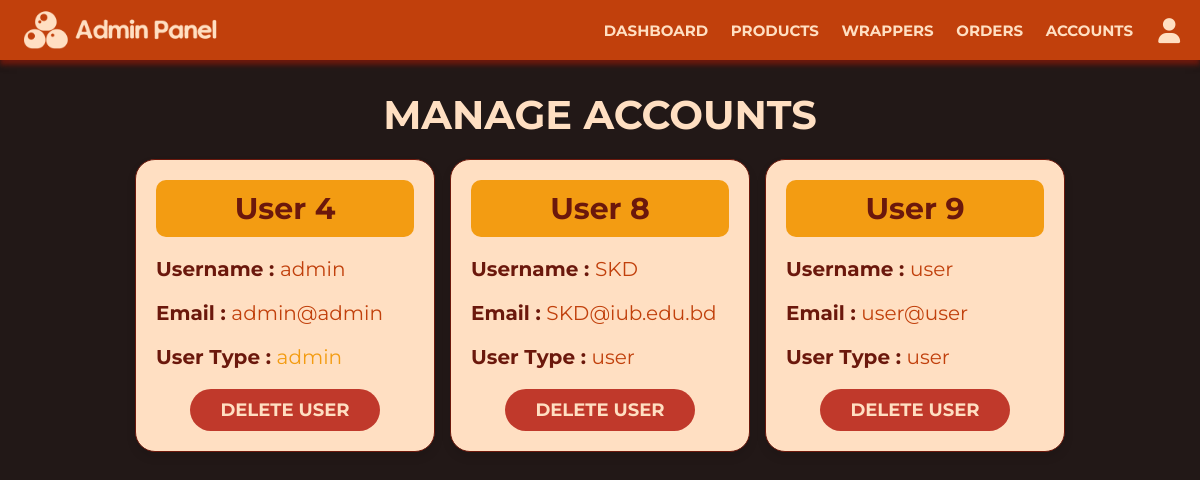
/admin_users.php (signed in), run on the app's committed database.
### tables this page shows
CREATE TABLE `users` (
  `userID` int(12) NOT NULL,
  `name` varchar(30) NOT NULL,
  `email` varchar(100) NOT NULL,
  `password` varchar(100) NOT NULL,
  `type` varchar(10) NOT NULL DEFAULT 'user'
);

### admin_users.php (the view, shortened to what this page needs)
<?php
include 'connect.php';
?>
<!DOCTYPE html>
<html lang="en">
<head>
   <link rel="stylesheet" href="https://cdnjs.cloudflare.com/ajax/libs/font-awesome/6.0.0/css/all.min.css">
   <link rel="stylesheet" href="admin_style.css">
</head>
<body>
<?php include 'admin_header.php'; ?>
<section class="users">
   <h1 class="title">manage accounts </h1>
   <div class="box-container">
      <?php
         $select_users = mysqli_query($conn, "SELECT * FROM `users`") or die('query failed');
         while($fetch_users = mysqli_fetch_assoc($select_users)){
      ?>
      <div class="box">
         <h4 class="boxTitle"> User <?php echo $fetch_users['userID']; ?></h4>
         <p> Username : <span><?php echo $fetch_users['name']; ?></span> </p>
         <p> Email : <span><?php echo $fetch_users['email']; ?></span> </p>
         <p> User Type : <span style="color:<?php if($fetch_users['type'] == 'admin'){ echo 'var(--orange)'; } ?>"><?php echo $fetch_users['type']; ?></span> </p>
         <a href="admin_users.php?delete=<?php echo $fetch_users['userID']; ?>" onclick="return confirm('delete this user?');" class="delete-btn">delete user</a>
      </div>
      <?php
         };
      ?>
   </div>
</section>
</body>
</html>

### admin_style.css (style rules this page uses)
:root { --purple:#C1400C; --red:#c0392b; --orange:#f39c12; --black:#6B180C; --white:#FFDFC2; --light-color:#6B180C; --light-white:#ccc; --light-bg:#f5f5f5; --border:.1rem solid var(--black); --box-shadow:0 .5rem 1rem rgba(0,0,0,.1); }
* { font-family: 'Montserrat',sans-serif; margin:0; padding:0; box-sizing: border-box; outline: none; border:none; text-decoration: none; transition:all .2s linear; }
html { font-size: 62.5%; overflow-x: hidden; }
body { background-color: #221817; }
section { padding:3rem 2rem; }
.title { text-align: center; margin-bottom: 2rem; text-transform: uppercase; color:#FFDFC2; font-size: 4rem; }
.btn, .option-btn, .delete-btn, .white-btn { display: inline-block; margin-top: 1rem; padding:1rem 3rem; cursor: pointer; color:#FFDFC2; font-size: 1.8rem; border-radius: 5rem; text-transform: uppercase; font-weight: 700; background-color: #D67F12; }
.delete-btn { background-color: var(--red); }
.users .box-container { display: grid; grid-template-columns: repeat(auto-fit, 30rem); justify-content: center; gap:1.5rem; max-width: 1200px; margin:0 auto; align-items: flex-start; }
.users .box-container .box { background-color: var(--white); padding:2rem; border:var(--border); box-shadow: var(--box-shadow); border-radius: 2rem; text-align: center; }
.users .box-container .box p { font-weight: 700; padding-bottom: 1rem; font-size: 2rem; color:var(--light-color); margin-bottom: 10px; text-align: start; }
.users .box-container .box p span { font-weight: 400; color:var(--purple); }
.users .box-container .box .delete-btn { margin-top: 0; }
.boxTitle { color: #6B180C; text-align: center; font-size: 30px; font-weight: 700; background-color: #f39c12; border-radius: 1rem; padding: 1rem; margin-bottom: 2rem; text-transform: capitalize; }

### data on the page
users: userID "4", name "admin", email "admin@admin", type "admin"
users: userID "8", name "SKD", email "SKD@iub.edu.bd", type "user"
users: userID "9", name "user", email "user@user", type "user"
